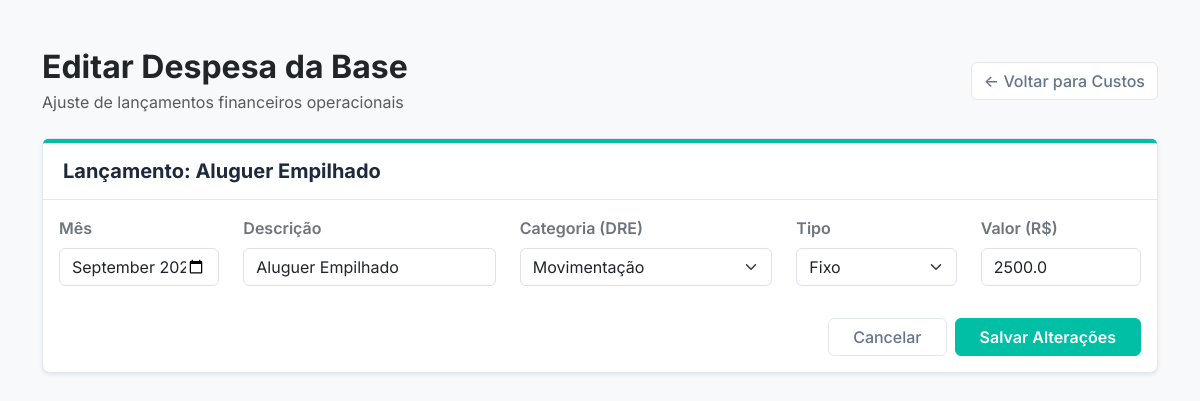
Screenshot of /editar_custo/1 (signed in) with the database file from the repository.
### app.py (models this page shows)
class CustoCD(db.Model):
    id = db.Column(db.Integer, primary_key=True)
    cd_id = db.Column(db.Integer, db.ForeignKey('centro_distribuicao.id'), nullable=False)
    mes_referencia = db.Column(db.String(7), nullable=False)  # Ex: "2026-09"
    descricao_item = db.Column(db.String(150), nullable=False) # Ex: Aluguel, Fita Stretch
    tipo_custo = db.Column(db.String(50), nullable=False)      # Fixo, Variável ou Mão de Obra
    valor = db.Column(db.Float, nullable=False)
    categoria = db.Column(db.String(50), nullable=False, default='Outros')

### app.py (the view, shortened to what this page needs)
@app.route('/editar_custo/<int:custo_id>', methods=['GET', 'POST'])
@login_required
def editar_custo(custo_id):
    custo = CustoCD.query.get_or_404(custo_id)
    return render_template('editar_custo.html', custo=custo)

### auth.py (called while the page is built, shortened)
def inicializar_auth(app, db, login_manager):
    global UsuarioModel
    class Usuario(UserMixin, db.Model):
        __tablename__ = 'usuario'
        id = db.Column(db.Integer, primary_key=True)
        empresa_id = db.Column(db.Integer, db.ForeignKey('empresa.id'), nullable=False)
        id = db.Column(db.Integer, primary_key=True)
        email = db.Column(db.String(120), unique=True, nullable=False)
        nome = db.Column(db.String(100), nullable=False)
        senha_hash = db.Column(db.String(256), nullable=False)
    UsuarioModel = Usuario
    @login_manager.user_loader
    def carregar_usuario(user_id):
        return UsuarioModel.query.get(int(user_id))
    return UsuarioModel

### templates/editar_custo.html (shortened to what this page needs)
<!DOCTYPE html>
<html lang="pt-br">
<head>
    <link href="https://cdn.jsdelivr.net/npm/bootstrap@5.3.0/dist/css/bootstrap.min.css" rel="stylesheet">
    <link rel="stylesheet" href="{{ url_for('static', filename='css/style.css') }}">
</head>
<body class="bg-light">
    <div class="container mt-5 mb-5">
        <div class="d-flex justify-content-between align-items-center mb-4">
            <div>
                <h2 class="fw-bold text-dark mb-1">Editar Despesa da Base</h2>
                <span class="text-muted">Ajuste de lançamentos financeiros operacionais</span>
            </div>
            <div>
                <a href="{{ url_for('gerenciar_custos', cd_id=custo.cd_id) }}" class="btn btn-outline-secundaria">← Voltar para Custos</a>
            </div>
        </div>
        <div class="card shadow-sm">
            <div class="card-header card-header-clean">
                <h5>Lançamento: {{ custo.descricao_item }}</h5>
            </div>
            <div class="card-body">
                <form method="POST">
                    <div class="row">
                        <div class="col-md-2 mb-3">
                            <label class="form-label fw-semibold text-secondary">Mês</label>
                            <input type="month" class="form-control" name="mes_ref" value="{{ custo.mes_referencia }}" required>
                        </div>
                        <div class="col-md-3 mb-3">
                            <label class="form-label fw-semibold text-secondary">Descrição</label>
                            <input type="text" class="form-control" name="descricao" value="{{ custo.descricao_item }}" required>
                        </div>
                        <div class="col-md-3 mb-3">
                            <label class="form-label fw-semibold text-secondary">Categoria (DRE)</label>
                            <select name="categoria" class="form-select" required>
                                <option value="Movimentação" {% if custo.categoria == 'Movimentação' %}selected{% endif %}>Movimentação</option>
                            </select>
                        </div>
                        <div class="col-md-2 mb-3">
                            <label class="form-label fw-semibold text-secondary">Tipo</label>
                            <select name="tipo" class="form-select" required>
                                <option value="Fixo" {% if custo.tipo_custo == 'Fixo' %}selected{% endif %}>Fixo</option>
                            </select>
                        </div>
                        <div class="col-md-2 mb-3">
                            <label class="form-label fw-semibold text-secondary">Valor (R$)</label>
                            <input type="number" step="0.01" class="form-control" name="valor" value="{{ custo.valor }}" required>
                        </div>
                    </div>
                    <div class="d-flex justify-content-end gap-2 mt-3">
                        <a href="{{ url_for('gerenciar_custos', cd_id=custo.cd_id) }}" class="btn btn-outline-secundaria px-4">Cancelar</a>
                        <button type="submit" class="btn btn-empresa px-4">Salvar Alterações</button>
                    </div>
                </form>
            </div>
        </div>
    </div>
</body>
</html>

### static/css/style.css (style rules this page uses)
:root { --cor-primaria: #00bfa5; --cor-primaria-hover: #009688; --cor-grafite-dark: #1e293b; --cor-grafite-muted: #64748b; --cor-cinza-bg: #f8fafc; --cor-borda: #e2e8f0; }
* { font-family: "Inter", -apple-system, BlinkMacSystemFont, sans-serif; }
body { background-color: var(--cor-cinza-bg); color: var(--cor-grafite-dark); }
.card-header-clean { background-color: #ffffff !important; border-top: 4px solid var(--cor-primaria); border-bottom: 1px solid var(--cor-borda); padding: 1rem 1.25rem; }
.card-header-clean h5 { color: var(--cor-grafite-dark); font-weight: 700; margin-bottom: 0; }
.card { border: 1px solid var(--cor-borda); border-radius: 8px; background-color: #ffffff; }
.btn-empresa { background-color: var(--cor-primaria); color: #ffffff; border: 1px solid var(--cor-primaria); font-weight: 600; }
.btn-outline-secundaria { color: var(--cor-grafite-muted); border: 1px solid var(--cor-borda); background-color: #ffffff; font-weight: 500; }

### rows the page displays
CustoCD: descricao_item "Aluguer Empilhado", mes_ref "2026-09", descricao "Aluguer Empilhado", categoria "Movimentação", tipo "Fixo", valor "2500.0"
